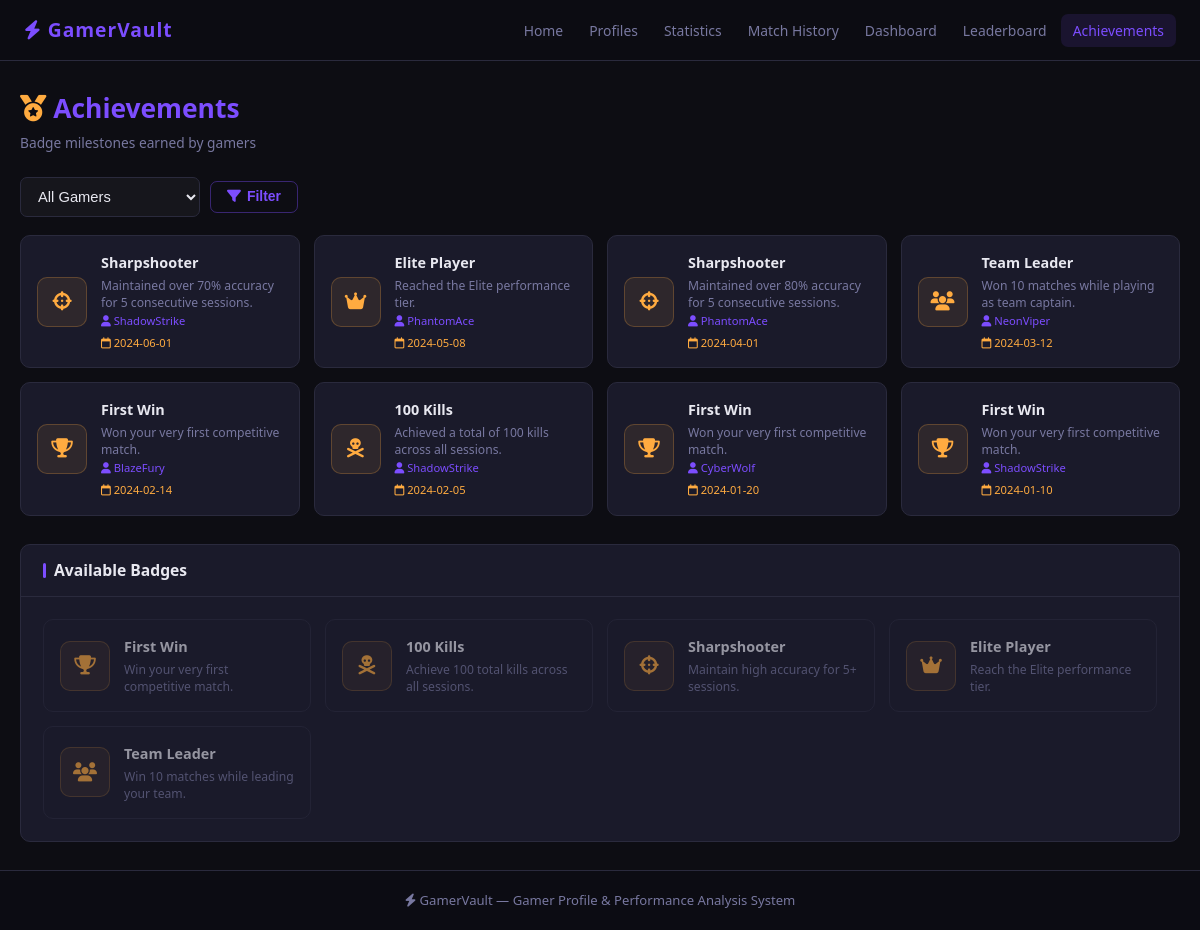
Screenshot of /achievements.php with the database file from the repository.
### tables this page shows
CREATE TABLE achievements (
    id          INT AUTO_INCREMENT PRIMARY KEY,
    profile_id  INT NOT NULL,
    badge_name  VARCHAR(100) NOT NULL,
    description TEXT,
    unlocked_at DATE,
    FOREIGN KEY (profile_id) REFERENCES profiles(id) ON DELETE CASCADE
);

CREATE TABLE profiles (
    id            INT AUTO_INCREMENT PRIMARY KEY,
    gamer_name    VARCHAR(100) NOT NULL,
    favorite_game VARCHAR(100) DEFAULT '',
    gamer_rank    VARCHAR(50)  DEFAULT 'Unranked',
    preferred_role VARCHAR(50) DEFAULT '',
    bio           TEXT,
    level         INT DEFAULT 1,
    xp            INT DEFAULT 0,
    created_at    TIMESTAMP DEFAULT CURRENT_TIMESTAMP
);

### achievements.php (the view, shortened to what this page needs)
<?php
require_once 'config.php';
$filter_profile = (int)($_GET['profile_id'] ?? 0);
if ($filter_profile) {
    $stmt = $conn->prepare(
        "SELECT a.*, p.gamer_name FROM achievements a
         JOIN profiles p ON p.id = a.profile_id
         WHERE a.profile_id = ?
         ORDER BY a.unlocked_at DESC"
    );
    $stmt->bind_param('i', $filter_profile);
    $stmt->execute();
    $rows = $stmt->get_result();
} else {
    $rows = $conn->query(
        "SELECT a.*, p.gamer_name FROM achievements a
         JOIN profiles p ON p.id = a.profile_id
         ORDER BY a.unlocked_at DESC"
    );
}
$badge_fa = [
    'First Win'    => 'fa-trophy',
    '100 Kills'    => 'fa-skull-crossbones',
    'Sharpshooter' => 'fa-crosshairs',
    'Elite Player' => 'fa-crown',
    'Team Leader'  => 'fa-users',
];
require_once 'includes/header.php';
?>
<div class="page-header">
    <div>
        <div class="page-title"><i class="fa-solid fa-medal" style="color:var(--orange)"></i> <span>Achievements</span></div>
        <div class="page-sub">Badge milestones earned by gamers</div>
    </div>
</div>
<form method="GET" class="filter-bar">
    <select name="profile_id" class="form-control">
        <option value="">All Gamers</option>
    </select>
    <button type="submit" class="btn btn-outline"><i class="fa-solid fa-filter"></i> Filter</button>
</form>
<?php if ($rows->num_rows === 0): ?>
<div class="empty">
    <i class="fa-solid fa-medal" style="font-size:2.8rem;color:var(--dim);display:block;margin-bottom:12px"></i>
    <p>No achievements found.</p>
</div>
<?php else: ?>
<div class="ach-grid">
<?php while ($a = $rows->fetch_assoc()):
    $fa = $badge_fa[$a['badge_name']] ?? 'fa-medal';
?>
<div class="ach-card">
    <div class="badge-icon"><i class="fa-solid <?= $fa ?>"></i></div>
    <div>
        <div class="ach-name"><?= htmlspecialchars($a['badge_name']) ?></div>
        <div class="ach-desc"><?= htmlspecialchars($a['description']) ?></div>
        <div class="ach-owner"><i class="fa-solid fa-user"></i> <?= htmlspecialchars($a['gamer_name']) ?></div>
        <div class="ach-date"><i class="fa-regular fa-calendar"></i> <?= htmlspecialchars($a['unlocked_at']) ?></div>
    </div>
</div>
<?php endwhile; ?>
</div>
<?php endif; ?>
<div class="card" style="margin-top:28px;">
    <div class="card-head"><div class="card-title">Available Badges</div></div>
    <div class="card-body">
        <div class="ach-grid">
            <?php
            $all_badges = [
                ['First Win',    'fa-trophy',          'Win your very first competitive match.'],
                ['100 Kills',    'fa-skull-crossbones', 'Achieve 100 total kills across all sessions.'],
                ['Sharpshooter', 'fa-crosshairs',       'Maintain high accuracy for 5+ sessions.'],
                ['Elite Player', 'fa-crown',            'Reach the Elite performance tier.'],
                ['Team Leader',  'fa-users',            'Win 10 matches while leading your team.'],
            ];
            foreach ($all_badges as [$name, $fa, $desc]):
            ?>
            <div class="ach-card" style="opacity:0.6;">
                <div class="badge-icon"><i class="fa-solid <?= $fa ?>"></i></div>
                <div>
                    <div class="ach-name"><?= $name ?></div>
                    <div class="ach-desc"><?= $desc ?></div>
                </div>
            </div>
            <?php endforeach; ?>
        </div>
    </div>
</div>
<?php require_once 'includes/footer.php'; ?>

### includes/header.php (shortened to what this page needs)
<?php
$cp = basename($_SERVER['PHP_SELF'], '.php');
function isActive($pages, $cp) {
    return in_array($cp, (array)$pages) ? ' class="active"' : '';
}
?>
<!DOCTYPE html>
<html lang="en">
<head>
    <link rel="stylesheet" href="css/style.css">
    <link rel="stylesheet" href="https://cdnjs.cloudflare.com/ajax/libs/font-awesome/6.5.1/css/all.min.css">
</head>
<body>
<nav class="navbar">
    <div class="nav-container">
        <a href="index.php" class="nav-brand"><i class="fa-solid fa-bolt"></i> GamerVault</a>
        <ul class="nav-links">
            <li><a href="index.php"<?= isActive('index', $cp) ?>>Home</a></li>
            <li><a href="profiles.php"<?= isActive(['profiles','profile_detail','profile_add','profile_edit'], $cp) ?>>Profiles</a></li>
            <li><a href="statistics.php"<?= isActive(['statistics','stat_add','stat_edit'], $cp) ?>>Statistics</a></li>
            <li><a href="match_history.php"<?= isActive('match_history', $cp) ?>>Match History</a></li>
            <li><a href="dashboard.php"<?= isActive('dashboard', $cp) ?>>Dashboard</a></li>
            <li><a href="leaderboard.php"<?= isActive('leaderboard', $cp) ?>>Leaderboard</a></li>
            <li><a href="achievements.php"<?= isActive('achievements', $cp) ?>>Achievements</a></li>
        </ul>
    </div>
</nav>
<main class="main-content">

### includes/footer.php (shortened to what this page needs)
</main>
<footer class="site-footer">
    <p><i class="fa-solid fa-bolt"></i> GamerVault &mdash; Gamer Profile &amp; Performance Analysis System</p>
</footer>
</body>
</html>

### css/style.css (style rules this page uses)
:root { --bg: #0d0d13; --bg2: #13131f; --card: #1a1a2a; --card2: #1e1e2e; --border: #2a2a3d; --border2: #363650; --purple: #7c4dff; --cyan: #00e5ff; --yellow: #ffd740; --green: #69ff47; --red: #ff5252; --orange: #ffab40; --text: #e8e8f0; --muted: #7878a0; --dim: #454568; --radius: 10px; --glow: 0 0 22px rgba(124,77,255,0.22); --ease: all 0.25s ease; }
* { margin:0; padding:0; box-sizing:border-box; }
body { background: var(--bg); color: var(--text); font-family: 'Segoe UI', system-ui, Arial, sans-serif; min-height: 100vh; display: flex; flex-direction: column; font-size: 15px; line-height: 1.5; }
a { color: inherit; }
.navbar { background: rgba(13,13,19,0.97); border-bottom: 1px solid var(--border); padding: 0 24px; position: sticky; top: 0; z-index: 200; backdrop-filter: blur(8px); }
.nav-container { max-width: 1320px; margin: 0 auto; display: flex; align-items: center; justify-content: space-between; height: 60px; }
.nav-brand { color: var(--purple); text-decoration: none; font-size: 1.2rem; font-weight: 800; letter-spacing: 1px; }
.nav-links { display:flex; list-style:none; gap:2px; }
.nav-links a { color: var(--muted); text-decoration: none; padding: 7px 12px; border-radius: 7px; font-size: 0.87rem; font-weight: 500; transition: var(--ease); }
.nav-links a:hover, .nav-links a.active { color: var(--purple); background: rgba(124,77,255,0.12); }
.main-content { flex: 1; max-width: 1320px; margin: 0 auto; padding: 28px 20px; width: 100%; }
.page-header { display: flex; align-items: center; justify-content: space-between; flex-wrap: wrap; gap: 12px; margin-bottom: 24px; }
.page-title { font-size: 1.65rem; font-weight: 800; }
.page-title span { color: var(--purple); }
.page-sub { color: var(--muted); font-size: 0.86rem; margin-top: 4px; }
.btn { display: inline-flex; align-items: center; gap: 6px; padding: 8px 16px; border: none; border-radius: 7px; font-size: 0.87rem; font-weight: 600; cursor: pointer; text-decoration: none; transition: var(--ease); white-space: nowrap; line-height: 1; }
.btn-outline { background: transparent; color: var(--purple); border: 1px solid rgba(124,77,255,0.4); }
.card { background: var(--card); border: 1px solid var(--border); border-radius: var(--radius); transition: border-color 0.25s; }
.card-body { padding: 22px; }
.card-head { padding: 14px 22px; border-bottom: 1px solid var(--border); display: flex; align-items: center; justify-content: space-between; gap: 10px; }
.card-title { font-size: 0.98rem; font-weight: 700; display: flex; align-items: center; gap: 8px; }
.card-title::before { content: ''; width: 3px; height: 1em; background: var(--purple); border-radius: 2px; display: inline-block; flex-shrink: 0; }
.form-control { width:100%; background:rgba(255,255,255,0.04); border:1px solid var(--border); border-radius:7px; padding:10px 13px; color:var(--text); font-size:0.92rem; transition:var(--ease); }
.form-control option { background:var(--bg2); color:var(--text); }
.ach-grid { display:grid; grid-template-columns:repeat(auto-fill,minmax(265px,1fr)); gap:14px; }
.ach-card { background:var(--card); border:1px solid var(--border); border-radius:var(--radius); padding:16px; display:flex; align-items:center; gap:14px; transition:var(--ease); }
.badge-icon { width:50px; height:50px; border-radius:10px; display:flex; align-items:center; justify-content:center; font-size:1.2rem; flex-shrink:0; background:rgba(255,171,64,0.09); border:1px solid rgba(255,171,64,0.24); color:var(--orange); }
.ach-name { font-size:0.9rem; font-weight:700; }
.ach-desc { font-size:0.76rem; color:var(--muted); margin-top:3px; line-height:1.4; }
.ach-date { font-size:0.7rem; color:var(--orange); margin-top:5px; }
.ach-owner { font-size:0.7rem; color:var(--purple); margin-top:2px; }
.filter-bar { display:flex; gap:10px; align-items:center; flex-wrap:wrap; margin-bottom:18px; }
.filter-bar .form-control { width:auto; min-width:180px; }
.site-footer { background:rgba(13,13,19,0.9); border-top:1px solid var(--border); padding:20px; text-align:center; color:var(--muted); font-size:0.82rem; }

### rows the page displays
achievements: badge_name "Sharpshooter", description "Maintained over 70% accuracy for 5 consecutive sessions.", profile.gamer_name "ShadowStrike", unlocked_at "2024-06-01"
achievements: badge_name "Elite Player", description "Reached the Elite performance tier.", profile.gamer_name "PhantomAce", unlocked_at "2024-05-08"
achievements: badge_name "Sharpshooter", description "Maintained over 80% accuracy for 5 consecutive sessions.", profile.gamer_name "PhantomAce", unlocked_at "2024-04-01"
achievements: badge_name "Team Leader", description "Won 10 matches while playing as team captain.", profile.gamer_name "NeonViper", unlocked_at "2024-03-12"
achievements: badge_name "First Win", description "Won your very first competitive match.", profile.gamer_name "BlazeFury", unlocked_at "2024-02-14"
achievements: badge_name "100 Kills", description "Achieved a total of 100 kills across all sessions.", profile.gamer_name "ShadowStrike", unlocked_at "2024-02-05"
achievements: badge_name "First Win", description "Won your very first competitive match.", profile.gamer_name "CyberWolf", unlocked_at "2024-01-20"
achievements: badge_name "First Win", description "Won your very first competitive match.", profile.gamer_name "ShadowStrike", unlocked_at "2024-01-10"

### other values shown
$name "First Win"
$desc "Win your very first competitive match."
$name "100 Kills"
$desc "Achieve 100 total kills across all sessions."
$name "Sharpshooter"
$desc "Maintain high accuracy for 5+ sessions."
$name "Elite Player"
$desc "Reach the Elite performance tier."
$name "Team Leader"
$desc "Win 10 matches while leading your team."
